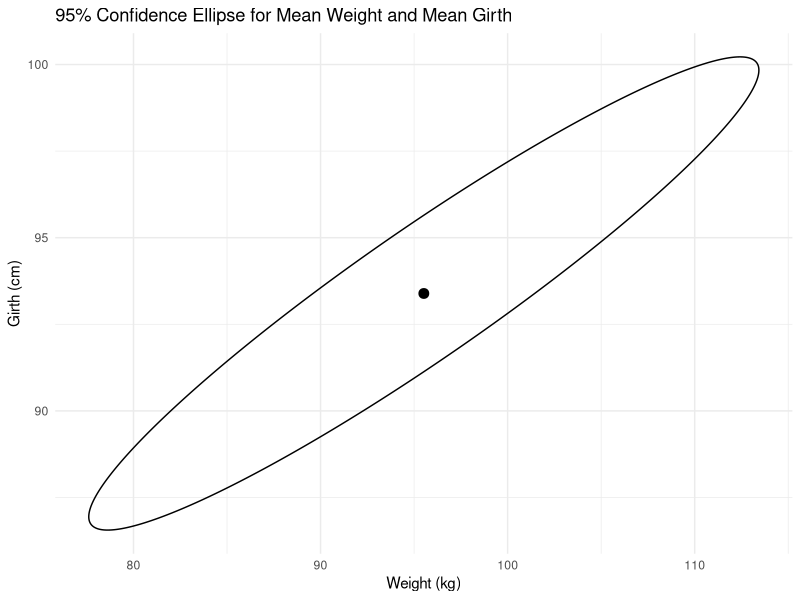
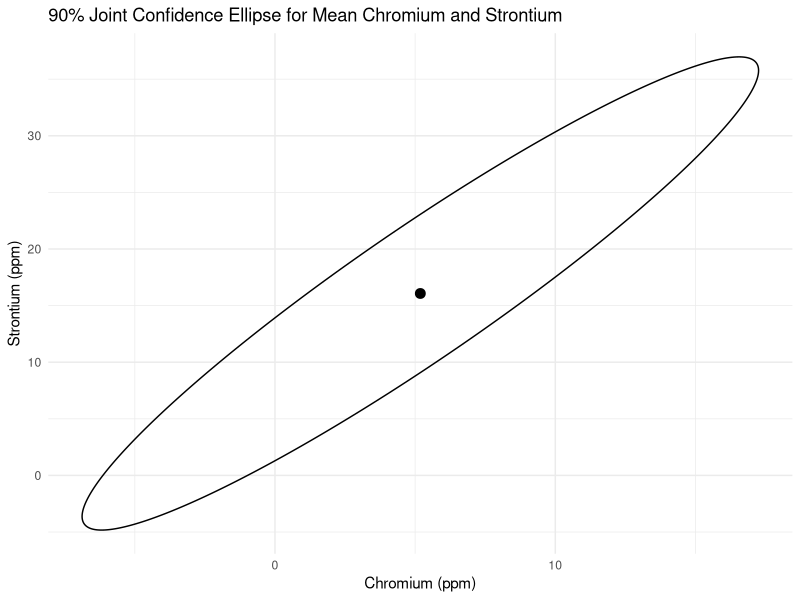
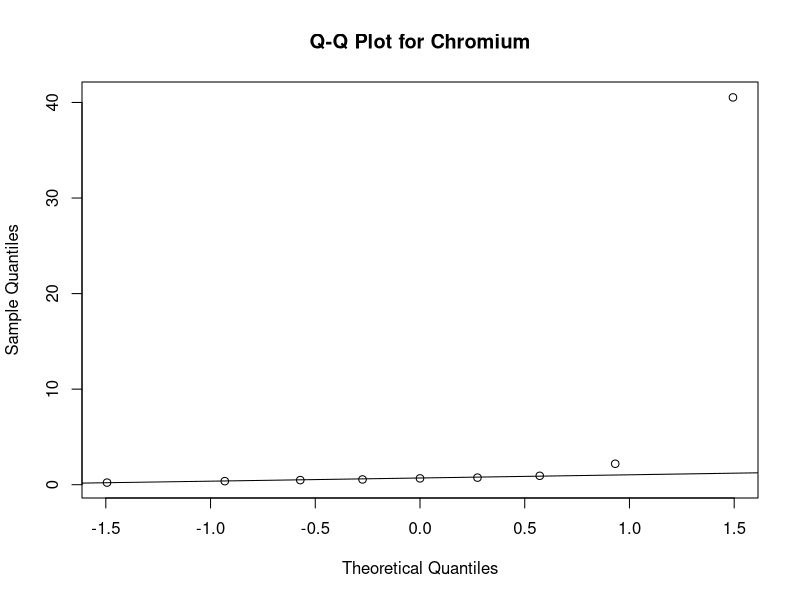
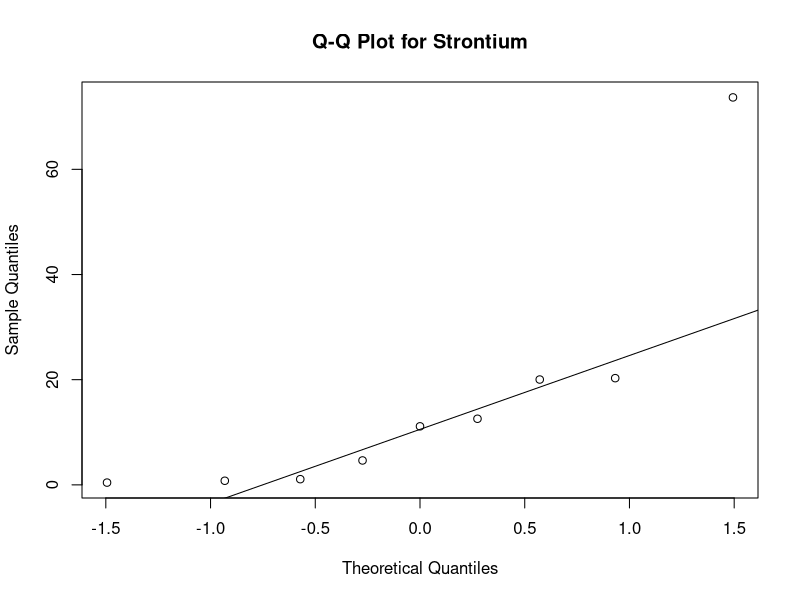
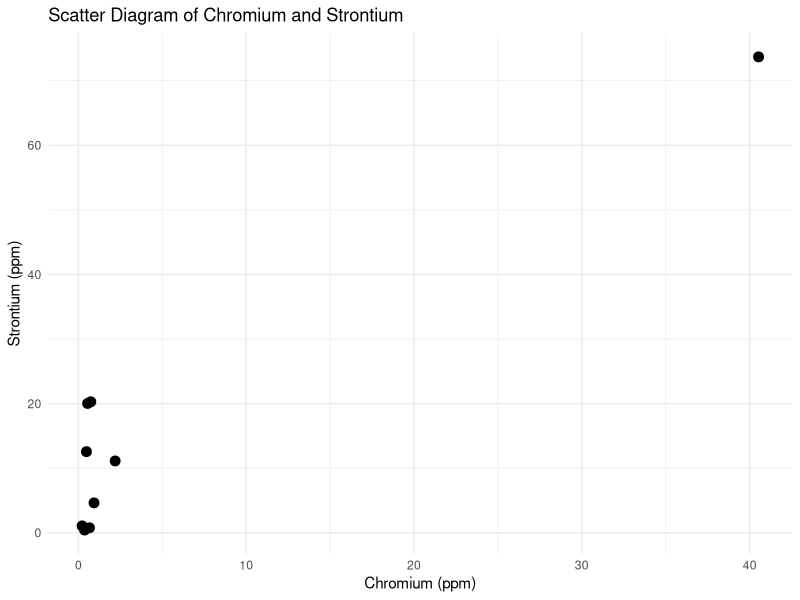
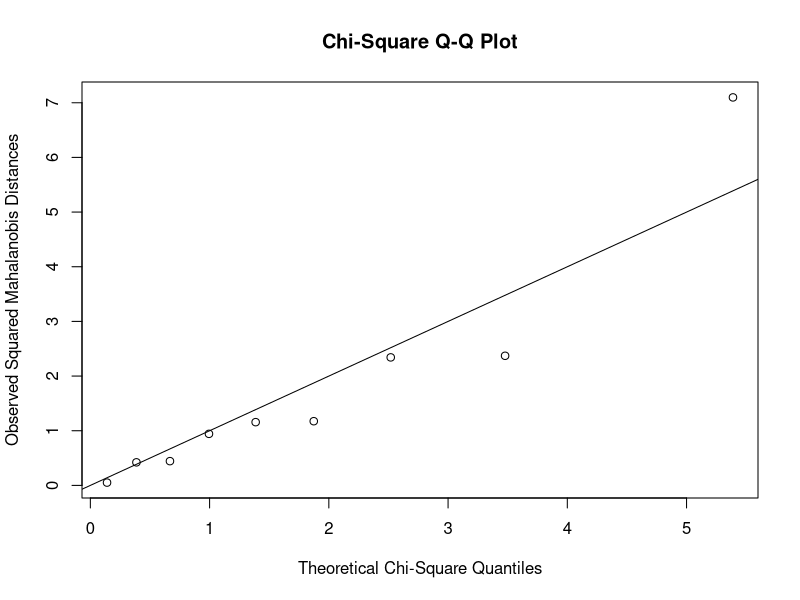
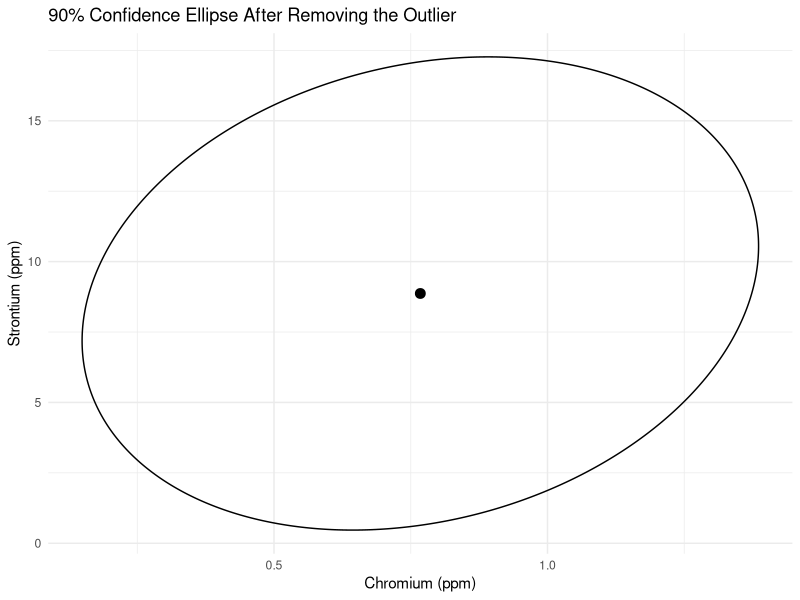
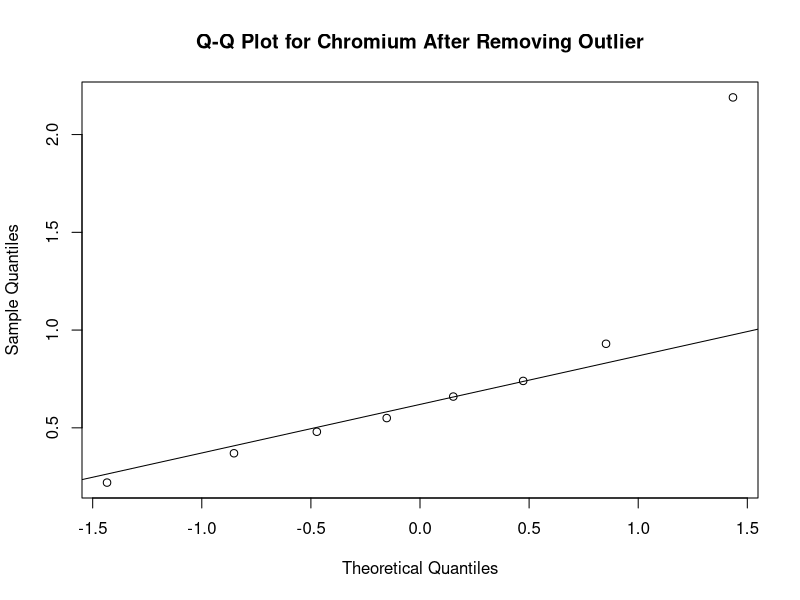

These charts were generated, in order, by the following R code:
## ---- chunk 1
library(tidyverse)
library(knitr)

knitr::opts_chunk$set(
  echo = TRUE,
  warning = FALSE,
  message = FALSE,
  fig.width = 8,
  fig.height = 5
)

set.seed(123)
## ---- chunk 2
X <- matrix(c(
  2, 12,
  8, 9,
  6, 9,
  8, 10
), ncol = 2, byrow = TRUE)

colnames(X) <- c("X1", "X2")

n <- nrow(X)
p <- ncol(X)

x_bar <- colMeans(X)
S <- cov(X)

mu0 <- c(7, 11)

T2 <- n * t(x_bar - mu0) %*% solve(S) %*% (x_bar - mu0)

x_bar
S
T2
## ---- chunk 3
F_statistic <- ((n - p) / (p * (n - 1))) * as.numeric(T2)

F_statistic
## ---- chunk 4
alpha <- 0.05

# Critical value and p-value
F_critical <- qf(
  1 - alpha,
  df1 = p,
  df2 = n - p
)

p_value <- 1 - pf(
  F_statistic,
  df1 = p,
  df2 = n - p
)

F_critical
p_value
## ---- chunk 5
n <- 61

x_bar <- c(
  Weight = 95.52,
  `Body Length` = 164.38,
  Neck = 55.69,
  Girth = 93.39,
  `Head Length` = 17.98,
  `Head Width` = 31.13
)

S <- matrix(c(
  3266.46, 1343.97, 731.54, 1175.50, 162.68, 238.37,
  1343.97, 721.91, 324.25, 537.35, 80.17, 117.73,
  731.54, 324.25, 179.28, 281.17, 39.15, 56.80,
  1175.50, 537.35, 281.17, 474.98, 63.73, 94.85,
  162.68, 80.17, 39.15, 63.73, 9.95, 13.88,
  238.37, 117.73, 56.80, 94.85, 13.88, 21.26
), nrow = 6, byrow = TRUE)

rownames(S) <- names(x_bar)
colnames(S) <- names(x_bar)

x_bar
S
## ---- chunk 6
p <- 6

chi_critical <- qchisq(0.95, df = p)

SE <- sqrt(diag(S) / n)

margin <- sqrt(chi_critical) * SE

large_sample_CI <- data.frame(
  Variable = names(x_bar),
  Mean = x_bar,
  Lower = x_bar - margin,
  Upper = x_bar + margin
)

kable(
  large_sample_CI,
  digits = 3,
  caption = "Large-Sample 95% Simultaneous Confidence Intervals"
)
## ---- chunk 7
WG_mean <- x_bar[c("Weight", "Girth")]
WG_S <- S[c("Weight", "Girth"), c("Weight", "Girth")]

chi_critical_2 <- qchisq(0.95, df = 2)

theta <- seq(0, 2 * pi, length.out = 500)

circle <- rbind(
  cos(theta),
  sin(theta)
)

ellipse <- t(
  matrix(WG_mean, nrow = 2, ncol = length(theta)) +
    sqrt(chi_critical_2 / n) *
    t(chol(WG_S)) %*% circle
)

ellipse_data <- data.frame(
  Weight = ellipse[, 1],
  Girth = ellipse[, 2]
)

ggplot(ellipse_data, aes(x = Weight, y = Girth)) +
  geom_path() +
  geom_point(
    data = data.frame(
      Weight = WG_mean["Weight"],
      Girth = WG_mean["Girth"]
    ),
    aes(x = Weight, y = Girth),
    size = 3
  ) +
  labs(
    title = "95% Confidence Ellipse for Mean Weight and Mean Girth",
    x = "Weight (kg)",
    y = "Girth (cm)"
  ) +
  theme_minimal()
## ---- chunk 8
m <- 6

t_critical <- qt(
  1 - 0.05 / (2 * m),
  df = n - 1
)

bonferroni_margin <- t_critical * SE

bonferroni_CI <- data.frame(
  Variable = names(x_bar),
  Mean = x_bar,
  Lower = x_bar - bonferroni_margin,
  Upper = x_bar + bonferroni_margin
)

kable(
  bonferroni_CI,
  digits = 3,
  caption = "95% Bonferroni Confidence Intervals"
)
## ---- chunk 9
WG_rectangle <- bonferroni_CI[
  bonferroni_CI$Variable %in% c("Weight", "Girth"),
]

WG_rectangle
## ---- chunk 10
difference <- x_bar["Head Width"] - x_bar["Head Length"]

difference_SE <- sqrt(
  (
    S["Head Width", "Head Width"] +
    S["Head Length", "Head Length"] -
    2 * S["Head Width", "Head Length"]
  ) / n
)

m <- 7

t_critical_7 <- qt(
  1 - 0.05 / (2 * m),
  df = n - 1
)

difference_margin <- t_critical_7 * difference_SE

difference_CI <- c(
  Lower = difference - difference_margin,
  Upper = difference + difference_margin
)

difference
difference_SE
difference_CI
## ---- chunk 11
hair <- matrix(c(
  0.48, 12.57,
  40.53, 73.68,
  2.19, 11.13,
  0.55, 20.03,
  0.74, 20.29,
  0.66, 0.78,
  0.93, 4.64,
  0.37, 0.43,
  0.22, 1.08
), ncol = 2, byrow = TRUE)

colnames(hair) <- c("Cr", "St")

n <- nrow(hair)
p <- ncol(hair)

x_bar <- colMeans(hair)
S <- cov(hair)

x_bar
S
## ---- chunk 12
F_critical <- qf(0.90, df1 = p, df2 = n - p)

T2_critical <- (p * (n - 1) / (n - p)) * F_critical

F_critical
T2_critical
## ---- chunk 13
theta <- seq(0, 2 * pi, length.out = 500)

eigen_S <- eigen(S)

ellipse <- t(
  matrix(x_bar, nrow = 2, ncol = length(theta)) +
    sqrt(T2_critical / n) *
    eigen_S$vectors %*%
    diag(sqrt(eigen_S$values)) %*%
    rbind(cos(theta), sin(theta))
)

ellipse_data <- data.frame(
  Cr = ellipse[, 1],
  St = ellipse[, 2]
)

ggplot(ellipse_data, aes(x = Cr, y = St)) +
  geom_path() +
  geom_point(
    data = data.frame(
      Cr = x_bar["Cr"],
      St = x_bar["St"]
    ),
    aes(x = Cr, y = St),
    size = 3
  ) +
  labs(
    title = "90% Joint Confidence Ellipse for Mean Chromium and Strontium",
    x = "Chromium (ppm)",
    y = "Strontium (ppm)"
  ) +
  theme_minimal()
## ---- chunk 14
SE <- sqrt(diag(S) / n)

margin <- sqrt(T2_critical) * SE

simultaneous_CI <- data.frame(
  Variable = c("Chromium", "Strontium"),
  Mean = x_bar,
  Lower = x_bar - margin,
  Upper = x_bar + margin
)

kable(
  simultaneous_CI,
  digits = 4,
  caption = "90% Simultaneous Confidence Intervals"
)
## ---- chunk 15
10 >= simultaneous_CI$Lower[2] &&
10 <= simultaneous_CI$Upper[2]
## ---- chunk 16
proposed_mean <- c(0.30, 10)

T2_proposed <- n *
  t(proposed_mean - x_bar) %*%
  solve(S) %*%
  (proposed_mean - x_bar)

T2_proposed <- as.numeric(T2_proposed)

T2_proposed
T2_proposed <= T2_critical
## ---- chunk 17
qqnorm(hair[, "Cr"],
       main = "Q-Q Plot for Chromium")
qqline(hair[, "Cr"])

qqnorm(hair[, "St"],
       main = "Q-Q Plot for Strontium")
qqline(hair[, "St"])
  
ggplot(as.data.frame(hair), aes(x = Cr, y = St)) +
  geom_point(size = 3) +
  labs(
    title = "Scatter Diagram of Chromium and Strontium",
    x = "Chromium (ppm)",
    y = "Strontium (ppm)"
  ) +
  theme_minimal()
## ---- chunk 18
mahalanobis_distances <- mahalanobis(
  hair,
  center = x_bar,
  cov = S
)

theoretical <- qchisq(
  ppoints(n),
  df = p
)

qqplot(
  theoretical,
  sort(mahalanobis_distances),
  main = "Chi-Square Q-Q Plot",
  xlab = "Theoretical Chi-Square Quantiles",
  ylab = "Observed Squared Mahalanobis Distances"
)

abline(0, 1)
## ---- chunk 19
outlier <- which.max(hair[, "Cr"])

hair_clean <- hair[-outlier, ]

n_clean <- nrow(hair_clean)

x_bar_clean <- colMeans(hair_clean)
S_clean <- cov(hair_clean)

x_bar_clean
## ---- chunk 20
F_critical_clean <- qf(
  0.90,
  df1 = 2,
  df2 = n_clean - 2
)

T2_critical_clean <-
  (2 * (n_clean - 1) / (n_clean - 2)) *
  F_critical_clean

F_critical_clean
T2_critical_clean
## ---- chunk 21
theta <- seq(0, 2 * pi, length.out = 500)

eigen_clean <- eigen(S_clean)

ellipse_clean <- t(
  matrix(
    x_bar_clean,
    nrow = 2,
    ncol = length(theta)
  ) +
    sqrt(T2_critical_clean / n_clean) *
    eigen_clean$vectors %*%
    diag(sqrt(eigen_clean$values)) %*%
    rbind(cos(theta), sin(theta))
)

ellipse_clean_data <- data.frame(
  Cr = ellipse_clean[, 1],
  St = ellipse_clean[, 2]
)

ggplot(ellipse_clean_data, aes(x = Cr, y = St)) +
  geom_path() +
  geom_point(
    data = data.frame(
      Cr = x_bar_clean["Cr"],
      St = x_bar_clean["St"]
    ),
    aes(x = Cr, y = St),
    size = 3
  ) +
  labs(
    title = "90% Confidence Ellipse After Removing the Outlier",
    x = "Chromium (ppm)",
    y = "Strontium (ppm)"
  ) +
  theme_minimal()
## ---- chunk 22
SE_clean <- sqrt(diag(S_clean) / n_clean)

margin_clean <- sqrt(T2_critical_clean) * SE_clean

simultaneous_CI_clean <- data.frame(
  Variable = c("Chromium", "Strontium"),
  Mean = x_bar_clean,
  Lower = x_bar_clean - margin_clean,
  Upper = x_bar_clean + margin_clean
)

kable(
  simultaneous_CI_clean,
  digits = 4,
  caption = "90% Simultaneous Confidence Intervals After Removing the Outlier"
)
## ---- chunk 23
qqnorm(hair_clean[, "Cr"],
       main = "Q-Q Plot for Chromium After Removing Outlier")
qqline(hair_clean[, "Cr"])

qqnorm(hair_clean[, "St"],
       main = "Q-Q Plot for Strontium After Removing Outlier")
qqline(hair_clean[, "St"])

# Scatter diagram after removing the outlier
ggplot(as.data.frame(hair_clean), aes(x = Cr, y = St)) +
  geom_point(size = 3) +
  labs(
    title = "Scatter Diagram After Removing the Outlier",
    x = "Chromium (ppm)",
    y = "Strontium (ppm)"
  ) +
  theme_minimal()
## ---- chunk 24
lumber <- matrix(c(
  1232, 4175,
  1712, 7749,
  1115, 6652,
  1932, 6818,
  2205, 7612,
  1820, 9307,
  1897, 10914,
  1900, 6457,
  1932, 10850,
  2426, 10102,
  1612, 7627,
  1558, 7414,
  1598, 6954,
  1470, 7556,
  1804, 8365,
  1858, 7833,
  1752, 9469,
  1587, 8309,
  2067, 6410,
  2208, 9559,
  2365, 10327,
  1487, 6255,
  1646, 7320,
  2206, 10723,
  1579, 8196,
  2332, 5430,
  1880, 9709,
  2540, 12090,
  1773, 10370,
  2322, 10072
), ncol = 2, byrow = TRUE)

colnames(lumber) <- c("Stiffness", "Bending")

n <- nrow(lumber)
p <- ncol(lumber)

x_bar <- colMeans(lumber)
S <- cov(lumber)

x_bar
S
## ---- chunk 25
F_critical <- qf(
  0.95,
  df1 = p,
  df2 = n - p
)

T2_critical <- 
  (p * (n - 1) / (n - p)) * F_critical

F_critical
T2_critical
## ---- chunk 26
theta <- seq(0, 2 * pi, length.out = 500)

eigen_S <- eigen(S)

ellipse <- t(
  matrix(
    x_bar,
    nrow = 2,
    ncol = length(theta)
  ) +
    sqrt(T2_critical / n) *
    eigen_S$vectors %*%
    diag(sqrt(eigen_S$values)) %*%
    rbind(cos(theta), sin(theta))
)

ellipse_data <- data.frame(
  Stiffness = ellipse[, 1],
  Bending = ellipse[, 2]
)

ggplot(
  ellipse_data,
  aes(x = Stiffness, y = Bending)
) +
  geom_path() +
  geom_point(
    data = data.frame(
      Stiffness = x_bar["Stiffness"],
      Bending = x_bar["Bending"]
    ),
    aes(x = Stiffness, y = Bending),
    size = 3
  ) +
  labs(
    title = "95% Confidence Ellipse for Mean Stiffness and Bending Strength",
    x = "Stiffness",
    y = "Bending Strength"
  ) +
  theme_minimal()
## ---- chunk 27
mu0 <- c(2000, 10000)

T2_typical <- n *
  t(mu0 - x_bar) %*%
  solve(S) %*%
  (mu0 - x_bar)

T2_typical <- as.numeric(T2_typical)

F_typical <- ((n - p) / (p * (n - 1))) * T2_typical

p_value <- 1 - pf(
  F_typical,
  df1 = p,
  df2 = n - p
)

T2_typical
F_typical
p_value
## ---- chunk 28
# Q-Q plot for Stiffness
qqnorm(
  lumber[, "Stiffness"],
  main = "Q-Q Plot for Stiffness"
)

qqline(lumber[, "Stiffness"])


# Q-Q plot for Bending Strength
qqnorm(
  lumber[, "Bending"],
  main = "Q-Q Plot for Bending Strength"
)

qqline(lumber[, "Bending"])


# Scatter diagram
ggplot(
  as.data.frame(lumber),
  aes(x = Stiffness, y = Bending)
) +
  geom_point(size = 3) +
  labs(
    title = "Scatter Diagram of Stiffness and Bending Strength",
    x = "Stiffness",
    y = "Bending Strength"
  ) +
  theme_minimal()
